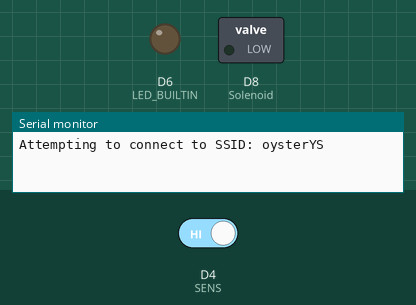
This sketch was run on a simulated Arduino MKR. Shown: switched loads named in the sketch (green lamp = pin HIGH), output pins drawn as LEDs (lit = HIGH), the last lines printed to the serial monitor. The test bench sets the inputs (shaded band); at power-on: D4 (SENS) HIGH. WiFi joins after 1.5 s; servers stay silent unless stated; uploads are accepted with an empty reply.

Above: at 0.1 s.
At 11.6 s:
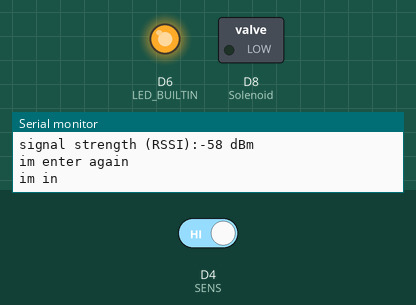
Timing chart, 0 to 14.7 s (numbered marks = the images above):
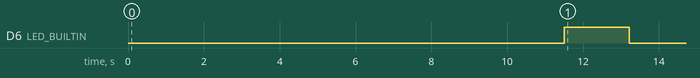

The sketch:

hanna0810.ino
```cpp
#include <SPI.h>
#include <WiFi101.h>
#include <WString.h>

///////please enter your sensitive data in the Secret tab/arduino_secrets.h
char ssid[] = "oysterYS";        // your network SSID (name)
char pass[] = "52005200ys";    // your network password (use for WPA, or use as key for WEP)
//https://arduino.stackexchange.com/questions/43644/wifi101-client-http-post-fails-after-3rd-request
int status = WL_IDLE_STATUS;

// Initialize the WiFi client library
WiFiClient client;

// server address:
char server[] = "todayrecycle.com";
//IPAddress server(64,131,82,241);

unsigned long lastConnectionTime = 0;            // last time you connected to the server, in milliseconds
const unsigned long postingInterval = 5L * 1000L; // delay between updates, in milliseconds

//Door sensor
#define SENS  4  // Door sensorf
int sensorState = 0; // variable for reading the Door Sensor status
// constants
const int buttonPin = 2;     // the number of the pushbutton pin
const int Solenoid =  8;      // the number of the Solenoid pin
// variables
String line;
String res;

//spilit result from server
String getValue(String data, char separator, int index)
{
  int found = 0;
  int strIndex[] = {0, -1};
  int maxIndex = data.length()-1;

  for(int i=0; i<=maxIndex && found<=index; i++){
    if(data.charAt(i)==separator || i==maxIndex){
        found++;
        strIndex[0] = strIndex[1]+1;
        strIndex[1] = (i == maxIndex) ? i+1 : i;
    }
  }

  return found>index ? data.substring(strIndex[0], strIndex[1]) : "";
}


// this method makes a HTTP connection to the server:
void httpRequest() {
  // close any connection before send a new request.
  // This will free the socket on the WiFi shield.

  Serial.println("im in");
  client.stop();
  WiFi.end();
  delay(10);
  WiFi.begin(ssid, pass);

  // if there's a successful connection:
  if (client.connect(server, 80)) {

    Serial.println("im in server");
    //Serial.println("connecting...");
    // send the HTTP PUT request:
    client.println("GET /todayrecycle/wifi/qrbox.jsp?qid=Q00001 HTTP/1.1");
    client.println("Host: todayrecycle.com");
    client.println("User-Agent: ArduinoWiFi/1.1");
    client.println("Connection: close");
    client.println();

    // note the time that the connection was made:
    lastConnectionTime = millis();
  } else {
    // if you couldn't make a connection:
    Serial.println("connection failed");
  }
}


void printWiFiStatus() {
  // print the SSID of the network you're attached to:
  Serial.print("SSID: ");
  Serial.println(WiFi.SSID());

  // print your WiFi shield's IP address:
  IPAddress ip = WiFi.localIP();
  Serial.print("IP Address: ");
  Serial.println(ip);

  // print the received signal strength:
  long rssi = WiFi.RSSI();
  Serial.print("signal strength (RSSI):");
  Serial.print(rssi);
  Serial.println(" dBm");
}


void connectWIFI(){
    // attempt to connect to WiFi network:
  while ( status != WL_CONNECTED) {
    Serial.print("Attempting to connect to SSID: ");
    Serial.println(ssid);
    // Connect to WPA/WPA2 network. Change this line if using open or WEP network:
    status = WiFi.begin(ssid, pass);
    // wait 10 seconds for connection:
    delay(10000);
    // you're connected now, so print out the status:
    printWiFiStatus();
  }
}


void setup() {
   // check for the presence of the shield:
  if (WiFi.status() == WL_NO_SHIELD) {
    Serial.println("WiFi shield not present");
    // don't continue:
    while (true);
  }

  // attempt to connect to WiFi network:
  while ( status != WL_CONNECTED) {
    Serial.print("Attempting to connect to SSID: ");
    Serial.println(ssid);
    // Connect to WPA/WPA2 network. Change this line if using open or WEP network:
    status = WiFi.begin(ssid, pass);

    // wait 10 seconds for connection:
    delay(10000);
  }
  // you're connected now, so print out the status:
  printWiFiStatus();


  // initialize Door sensor as input:
  pinMode(SENS, INPUT);
  digitalWrite(SENS, HIGH);
    // initialize digital pin LED_BUILTIN as an output.
  pinMode(LED_BUILTIN, OUTPUT);
  // initialize the Solenoid pin as an output:
  pinMode(Solenoid, OUTPUT);
    // initialize the trigger pin as an input:
  Serial.begin(9600);  // opens serial port, sets data rate to 9600 bps
  digitalWrite(LED_BUILTIN, HIGH); //first start turn on led

}

void loop() {
    line = "";

     while (client.available()) {
       line = client.readStringUntil('\r');
     }

    res = getValue(line, '@', 1);

    if(res.length() >= 1){
        res.trim();
      if(res == "1"){
         for (int i=0; i <= 10; i++){
            digitalWrite(LED_BUILTIN, LOW);    // turn the LED off by making the voltage LOW
            delay(300);
            digitalWrite(LED_BUILTIN, HIGH);   // turn the LED on (HIGH is the voltage level)
            delay(300);                       // wait for a second
            digitalWrite(Solenoid, HIGH);
          }
      }else if(res == "0"){
          // Close Lock:
            digitalWrite(Solenoid, LOW);
            digitalWrite(LED_BUILTIN, HIGH);
      }
       Serial.println("result="+res);
    }


    // if ten seconds have passed since your last connection,
    // then connect again and send data:
    if (millis() - lastConnectionTime > postingInterval){
        Serial.println("im enter again");
        httpRequest();
    }

    sensorState = digitalRead(SENS); // read the Door sensor status
     if (sensorState == LOW) {
       // Serial.write("Closed");
     }else{
       //Serial.write("Open");
       digitalWrite(LED_BUILTIN, LOW);   // turn the LED on (HIGH is the voltage level)
    }

} // end loop
```

Measured:
- by itself, D6 (LED_BUILTIN): HIGH → LOW at 13.2 s
